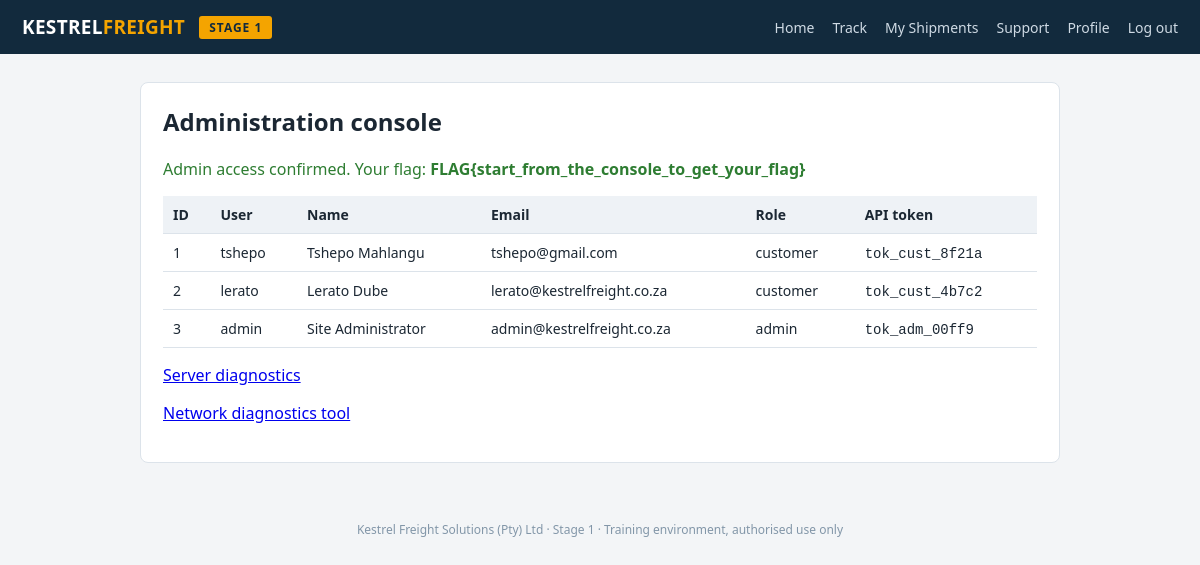
Page /web/src/admin.php (signed in) on the earlier database version.
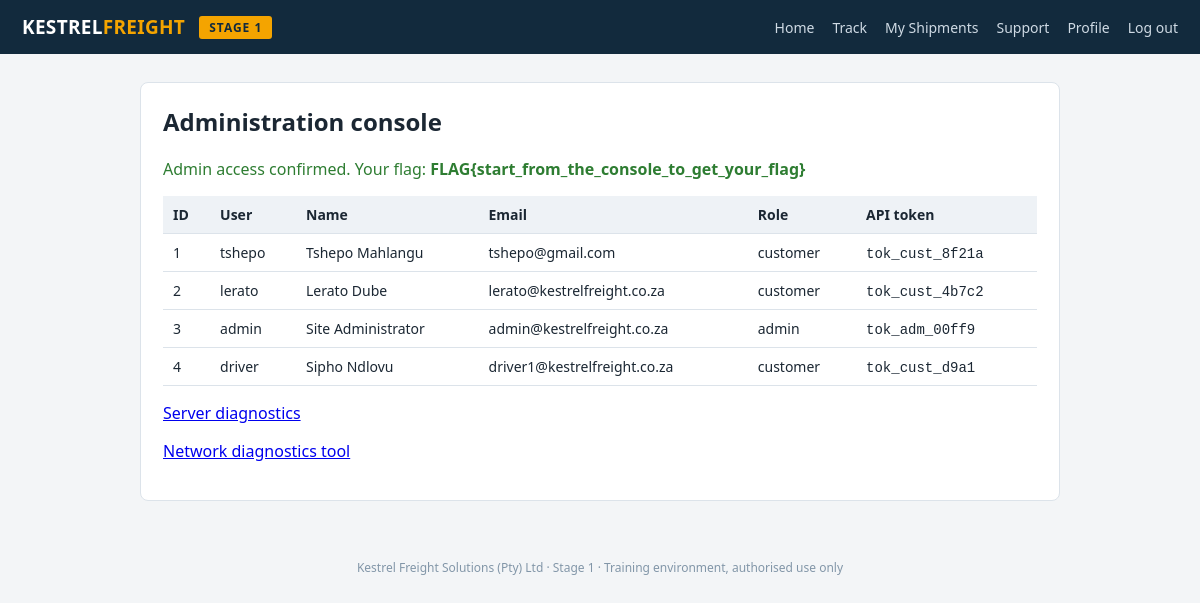
Same page on the later database version.
### tables this page shows
CREATE TABLE users (
  id INT AUTO_INCREMENT PRIMARY KEY,
  username VARCHAR(64) UNIQUE,
  password VARCHAR(64),             
  full_name VARCHAR(128),
  email VARCHAR(128),
  role VARCHAR(16) DEFAULT 'customer',
  api_token VARCHAR(64),
  phone VARCHAR(32),
  ssn VARCHAR(32),
  created_at TIMESTAMP DEFAULT CURRENT_TIMESTAMP
);

### web/src/flags.php (called while the page is built)
<?php
function player_key() {
    $k = $_COOKIE['pk'] ?? ($_SERVER['HTTP_X_PLAYER_KEY'] ?? ($_GET['pk'] ?? ''));
    return preg_match('/^[a-f0-9]{16,64}$/', $k) ? $k : '';
}
function pf($vuln) {
    $pk = player_key();
    if ($pk === '') return 'FLAG{start_from_the_console_to_get_your_flag}';
    $pepper = getenv('FLAG_PEPPER') ?: 'dev-pepper';
    return 'FLAG{' . $vuln . '_' . substr(hash_hmac('sha256', $vuln . '|' . $pk, $pepper), 0, 12) . '}';
}

### web/src/db.php (called while the page is built, shortened)
<?php
function db() {
    static $pdo = null;
    if ($pdo === null) {
        $pdo = new PDO(
            'mysql:host=' . DB_HOST . ';dbname=' . DB_NAME . ';charset=utf8mb4',
            DB_USER, DB_PASS,
            [PDO::ATTR_ERRMODE => PDO::ERRMODE_EXCEPTION,
             PDO::ATTR_EMULATE_PREPARES => true]
        );
    }
    return $pdo;
}
function q_raw($sql) { return db()->query($sql); }

### web/src/admin.php (the view, shortened to what this page needs)
<?php
require_once __DIR__ . '/db.php';
require_once __DIR__ . '/flags.php';
$users = q_raw("SELECT id,username,full_name,email,role,api_token FROM users")->fetchAll(PDO::FETCH_ASSOC);
require_once __DIR__ . '/includes/header.php'; ?>
<div class="card">
  <h2 style="margin-top:0">Administration console</h2>
  <p style="color:#2e7d32">Admin access confirmed. Your flag: <b><?= pf('privesc') ?></b></p>
  <table><tr><th>ID</th><th>User</th><th>Name</th><th>Email</th><th>Role</th><th>API token</th></tr>
  <?php foreach ($users as $u): ?>
    <tr><td><?= $u['id'] ?></td><td><?= htmlspecialchars($u['username']) ?></td>
        <td><?= htmlspecialchars($u['full_name']) ?></td><td><?= htmlspecialchars($u['email']) ?></td>
        <td><?= htmlspecialchars($u['role']) ?></td><td><code><?= htmlspecialchars($u['api_token']) ?></code></td></tr>
  <?php endforeach; ?></table>
  <p><a href="/admin.php?diag=1">Server diagnostics</a></p>
  <p><a href="/netcheck.php">Network diagnostics tool</a></p>
</div>
<?php require_once __DIR__ . '/includes/footer.php'; ?>

### web/src/includes/header.php (shortened to what this page needs)
<!DOCTYPE html>
<html lang="en">
<head>
</head>
<body>
<header class="topbar">
  <div class="logo">KESTREL<span>FREIGHT</span></div>
  <span class="stage-flag">Stage 1</span>
  <nav>
    <a href="/index.php">Home</a>
    <a href="/track.php">Track</a>
    <a href="/dashboard.php">My Shipments</a>
    <a href="/support.php">Support</a>
    <?php if (!empty($_SESSION['uid'])): ?>
      <a href="/profile.php">Profile</a>
      <a href="/logout.php">Log out</a>
    <?php else: ?>
      <a href="/login.php">Sign in</a>
    <?php endif; ?>
  </nav>
</header>
<div class="wrap">

### web/src/includes/footer.php
</div>
<footer>
  Kestrel Freight Solutions (Pty) Ltd &middot; Stage 1 &middot; Training environment, authorised use only
</footer>
</body>
</html>

### web/src/includes/header.php (style rules this page uses)
:root { --navy:#122a3d; --amber:#f4a400; --bg:#f3f5f7; --line:#dce3ea; }
* { box-sizing:border-box; }
body { margin:0; font-family:'Segoe UI',system-ui,sans-serif; background:var(--bg); color:#1b2733; }
header.topbar { background:var(--navy); color:#fff; padding:14px 22px; display:flex; align-items:center; gap:14px; }
header.topbar .logo { font-weight:700; font-size:19px; letter-spacing:.3px; }
header.topbar .logo span { color:var(--amber); }
header.topbar nav { margin-left:auto; display:flex; gap:18px; }
header.topbar nav a { color:#cfdae4; text-decoration:none; font-size:14px; }
.stage-flag { background:var(--amber); color:var(--navy); font-weight:700; font-size:12px; padding:3px 10px; border-radius:3px; text-transform:uppercase; letter-spacing:1px; }
.wrap { max-width:960px; margin:28px auto; padding:0 20px; }
.card { background:#fff; border:1px solid var(--line); border-radius:8px; padding:22px; margin-bottom:20px; }
table { width:100%; border-collapse:collapse; }
th,td { text-align:left; padding:9px 10px; border-bottom:1px solid var(--line); font-size:14px; }
th { background:#eef2f6; }
footer { text-align:center; color:#8296a8; font-size:12px; padding:30px; }

Differences in the rows shown:
added users: id "4", username "driver", full_name "Sipho Ndlovu", email "driver1@kestrelfreight.co.za", role "customer", api_token "tok_cust_d9a1"
